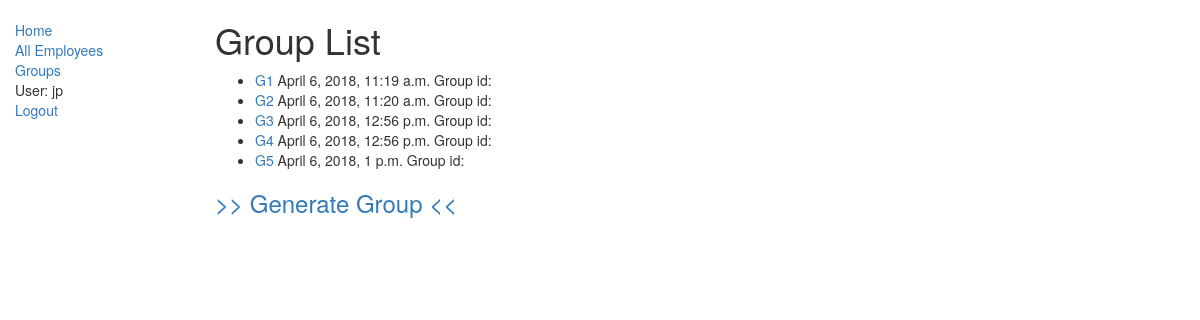
/mixGroups/groups/ (signed in), run on the app's committed database.
### mixGroups/models.py (models this page shows)
class Group(models.Model):
    employee_list = models.CharField(validators=[validate_comma_separated_integer_list],max_length=200, blank=True, null=True,default='')
    creation_date = models.DateTimeField('date created')
    expiration_date = models.DateTimeField(null=True, blank=True)
    runtime = models.ForeignKey('History', on_delete=models.SET_NULL, null=True, blank=True)
    def get_absolute_url(self):
        return reverse('group-detail', args=[str(self.id)])

### mixGroups/views.py (the view)
# urls.py: path('groups/', views.GroupListView.as_view(), name='groups'),
class GroupListView(LoginRequiredMixin, generic.ListView):
    model = Group

### mixGroups/templates/mixGroups/group_list.html
{% extends "base_generic.html" %}
{% block content %}
    <h1>Group List</h1>
    {% if group_list %}
    <ul>
      {% for group in group_list %}
      <li>
        <a href="{{ group.get_absolute_url }}">G{{ group.id }}</a>
         <span>{{ group.creation_date }}</span>
         <span>Group id: {{ group.group_id }}</span>
      </li>
      {% endfor %}
    </ul>
    {% else %}
      <p>There are no groups in the database.</p>
    {% endif %}
    <h3><a href="{% url 'runprocess' %}"> >> Generate Group <<</h3>
{% endblock %}

### mixGroups/templates/base_generic.html (shortened to what this page needs)
<!DOCTYPE html>
<html lang="en">
<head>
  <link rel="stylesheet" href="https://maxcdn.bootstrapcdn.com/bootstrap/3.3.7/css/bootstrap.min.css">
  {% load static %}
  <link rel="stylesheet" href="{% static 'css/styles.css' %}">
</head>
<body>
  <div class="container-fluid">
    <div class="row">
      <div class="col-sm-2">
      {% block sidebar %}
      <ul class="sidebar-nav">
          <li><a href="{% url 'index' %}">Home</a></li>
          <li><a href="{% url 'employees' %}">All Employees</a></li>
          <li><a href="{% url 'groups' %}">Groups</a></li>
          {% if user.is_authenticated %}
            <li>User: {{ user.get_username }}</li>
            <li><a href="{% url 'logout'%}?next={{request.path}}">Logout</a></li>
          {% endif %}
      </ul>
     {% endblock %}
      </div>
      <div class="col-sm-10 ">
      {% block content %}{% endblock %}
      </div>
    </div>
  </div>
</body>
</html>

### mixGroups/static/css/styles.css (style rules this page uses)
.sidebar-nav { margin-top: 20px; padding: 0; list-style: none; }

### data on the page
Group: id "1", creation_date "April 6, 2018, 11:19 a.m."
Group: id "2", creation_date "April 6, 2018, 11:20 a.m."
Group: id "3", creation_date "April 6, 2018, 12:56 p.m."
Group: id "4", creation_date "April 6, 2018, 12:56 p.m."
Group: id "5", creation_date "April 6, 2018, 1 p.m."

### other printed values
{{ user.get_username }} "jp"
